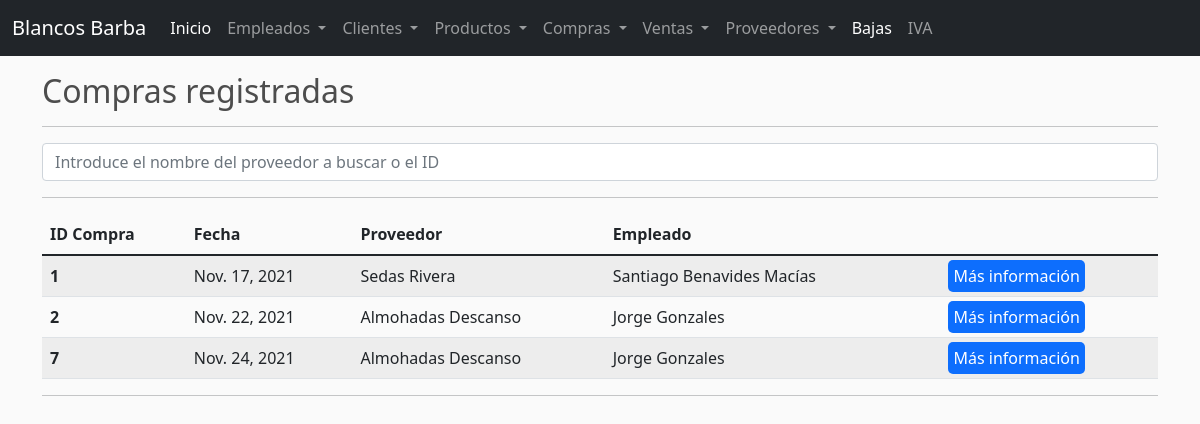
The app's page /compras/ with its own data.
### barba/models.py (models this page shows)
class Compra(models.Model):
    fechaCompra = models.DateField(null=True,blank=True)
    proveedor = models.ForeignKey(Proveedor,on_delete=models.CASCADE,null=True,blank=True)
    empleado = models.ForeignKey(Empleado,on_delete=models.CASCADE,null=True,blank=True)

class Proveedor(models.Model):
    nombre = models.CharField(max_length=50,null=True)
    correo = models.CharField(max_length=50,null=True)
    telefono = models.CharField(max_length=50,null=True)
    def __str__(self):
        return self.nombre

class Empleado(models.Model):
    nombre = models.CharField(max_length=50,null=True)
    apellidos = models.CharField(max_length=50,null=True)
    sueldo = models.FloatField(null=True)
    cargo = models.CharField(max_length=50,null=True)
    direccion = models.CharField(max_length=50,null=True)
    status = models.CharField(max_length=50,null=True,blank=True)
    password = models.CharField(max_length=50,null=True)
    telefono = models.CharField(max_length=50,null=True)
    def __str__(self):
        return self.nombre + ' ' + self.apellidos

### barba/views.py (the view)
# urls.py: path('compras/',views.compras, name='compras'),
def compras(request):
    if request.method == 'POST':
        compras = Compra.objects.filter(pk=request.POST['searched']).exclude(proveedor=None) if request.POST['searched'].isnumeric() else Compra.objects.filter(proveedor__nombre__icontains=request.POST['searched'])
        flag = 1 if len(compras) > 0 else 2
    else:
        compras = Compra.objects.all().exclude(proveedor=None)
        flag = 0
    context = {
        'compras': compras,
        'flag': flag,
    }
    return render(request, 'compras.html', context)

### barba/templates/compras.html (shortened to what this page needs)
{% extends 'base.html' %}
{% block content %}
<div class="container">
    <h2>Compras registradas</h2>
    <hr>
    <form class="form-inline" method="POST" action="">
        <input class="form-control mr-sm-2" type="search" placeholder="Introduce el nombre del proveedor a buscar o el ID" aria-label="Search" name="searched" value="{{ searched }}">
    </form>
    <hr>
    <table class="table table-striped">
        <thead>
            <tr>
                <th scope="col">ID Compra</th>
                <th scope="col">Fecha</th>
                <th scope="col">Proveedor</th>
                <th scope="col">Empleado</th>
            </tr>
        </thead>
        <tbody>
            {% for compra in compras %}
                <tr>
                    <th scope="col">{{compra.id}}</th>
                    <td>{{compra.fechaCompra}}</td>
                    <td>{{compra.proveedor}}</td>
                    <td>{{compra.empleado}}</td>
                    <td><td><a style="padding: 5px; background-color: #0d6efd; border-radius: 5px; color: white; text-decoration: none;" href="/comprainfo/{{compra.id}}">Más información</a></td></td>
                </tr>
            {% endfor %}
        </tbody>
    </table>
    <hr>
</div>
{% endblock %}

### static/main.css (style rules this page uses)
body { background-color: hsl(0, 0%, 98%); }
h1,h2,h3,h4,h5,h6 { color:hsl(0, 0%, 30%); }

### records on screen
Compra: id "1", fechaCompra "Nov. 17, 2021", proveedor "Sedas Rivera", empleado "Santiago Benavides Macías"
Compra: id "2", fechaCompra "Nov. 22, 2021", proveedor "Almohadas Descanso", empleado "Jorge Gonzales"
Compra: id "7", fechaCompra "Nov. 24, 2021", proveedor "Almohadas Descanso", empleado "Jorge Gonzales"
